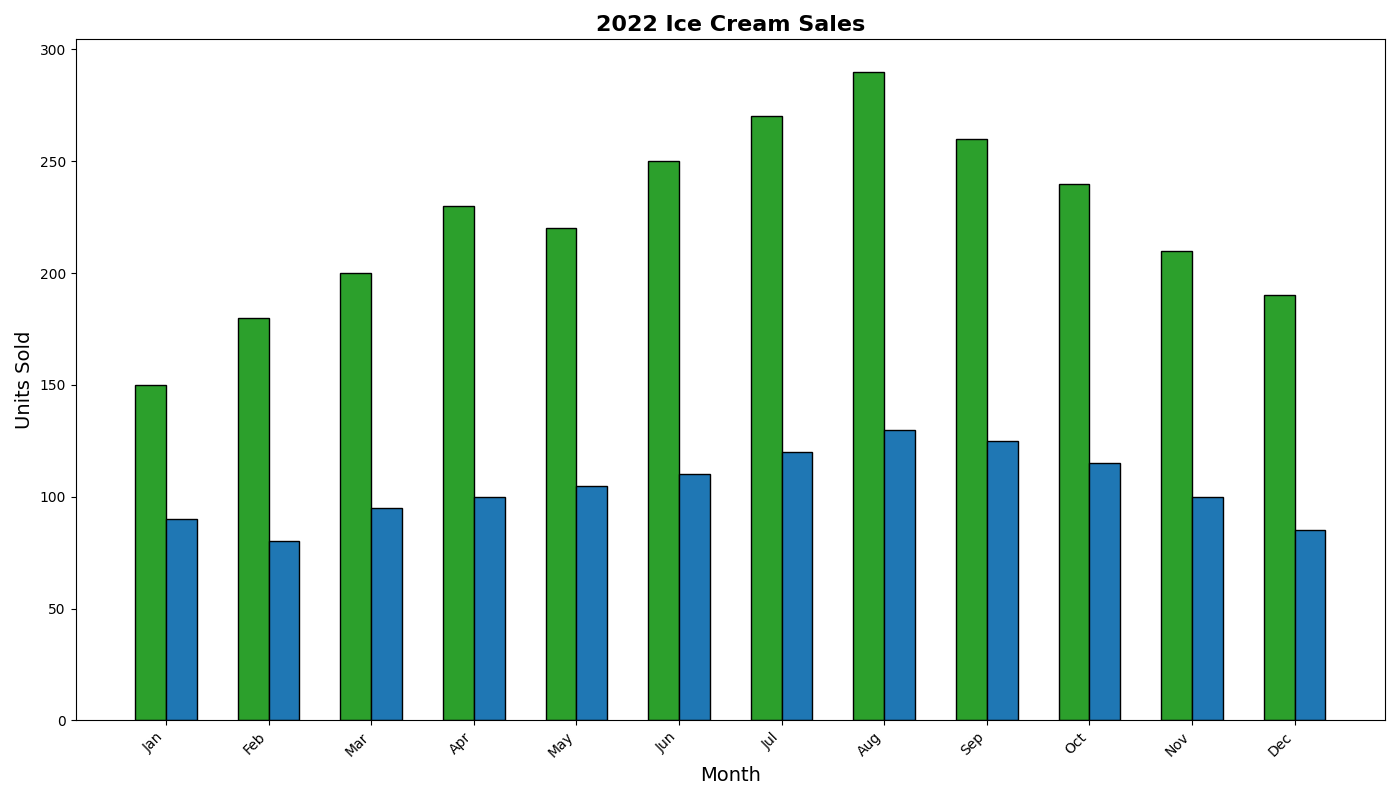

This chart was generated by the following Python code:
import matplotlib.pyplot as plt
import numpy as np

months = ["Jan", "Feb", "Mar", "Apr", "May", "Jun",
          "Jul", "Aug", "Sep", "Oct", "Nov", "Dec"]

classic_sales = np.array([150, 180, 200, 230, 220, 250, 270, 290, 260, 240, 210, 190])
seasonal_sales = np.array([90, 80, 95, 100, 105, 110, 120, 130, 125, 115, 100, 85])

x = np.arange(len(months))
width = 0.3

fig, ax1 = plt.subplots(figsize=(14, 8))

# Swapping colors between the two data groups
ax1.bar(x - width / 2, classic_sales, width, color='#2ca02c', edgecolor='black')
ax1.bar(x + width / 2, seasonal_sales, width, color='#1f77b4', edgecolor='black')

ax1.set_xlabel('Month', fontsize=14)
ax1.set_ylabel('Units Sold', fontsize=14)
ax1.set_title('2022 Ice Cream Sales', fontsize=16, fontweight='bold')
ax1.set_xticks(x)
ax1.set_xticklabels(months, rotation=45, ha='right')

plt.tight_layout()
plt.show()
